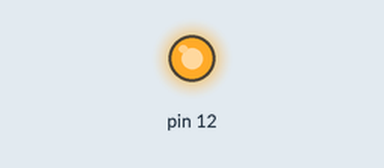
Recording of a sketch running on a simulated Arduino Uno, built with avr-gcc and run on an emulated ATmega328P. Shown: output pins drawn as LEDs (lit = HIGH).

Above: at 0.2 s.
At 7.7 s:
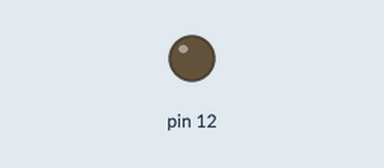
Timing chart, 0 to 11.7 s (numbered marks = the images above):
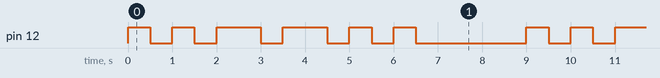

The sketch:

IntroduccionArduino_ejercicio03_1.ino
```cpp
//Ejercicio 3.2 Mensaje SOS en código Morse (...---...)
//Punto: 500 ms encendido 500 ms apagado
//Raya: 1000 ms encendido 500 ms apagado
//Señal de inicio (apagar led 2 segundos)
//Esta vez utilizando el bucle for


//the setup function runs once when you press reset or power the board
void setup() {
// initialize digital pin as an output.
pinMode(12, OUTPUT);
}

//the loop function runs over and over again forever
void loop() {

  //Código para S: tres puntos
  for (int i=1; i<3; i++){
    digitalWrite(12, HIGH);
    delay(500);             // 500 ms encendido
    digitalWrite(12, LOW);
    delay(500);             // 500 ms apagado
  }

  //Código para O: tres rayas
  for (int i=1; i<3; i++){
    digitalWrite(12, HIGH);
    delay(1000);             // 1000 ms encendido
    digitalWrite(12, LOW);
    delay(500);             // 500 ms apagado
  }

   //Código para S: tres puntos
  for (int i=1; i<3; i++){
    digitalWrite(12, HIGH);
    delay(500);             // 500 ms encendido
    digitalWrite(12, LOW);
    delay(500);             // 500 ms apagado
  }

  //Señal de incio: esperar dos segundos (2000 ms) para volver a empezar
  delay(2000);

}
```

Measured:
- by itself, pin 12: repeats every 9.0 s: LOW 0.50 s, HIGH 0.50 s, 2 × (LOW 0.50 s, HIGH 1.0 s), 2 × (LOW 0.50 s, HIGH 0.50 s), LOW 2.5 s, HIGH 0.50 s
- by itself, everything shown: repeats every 9.0 s, in 12 steps
